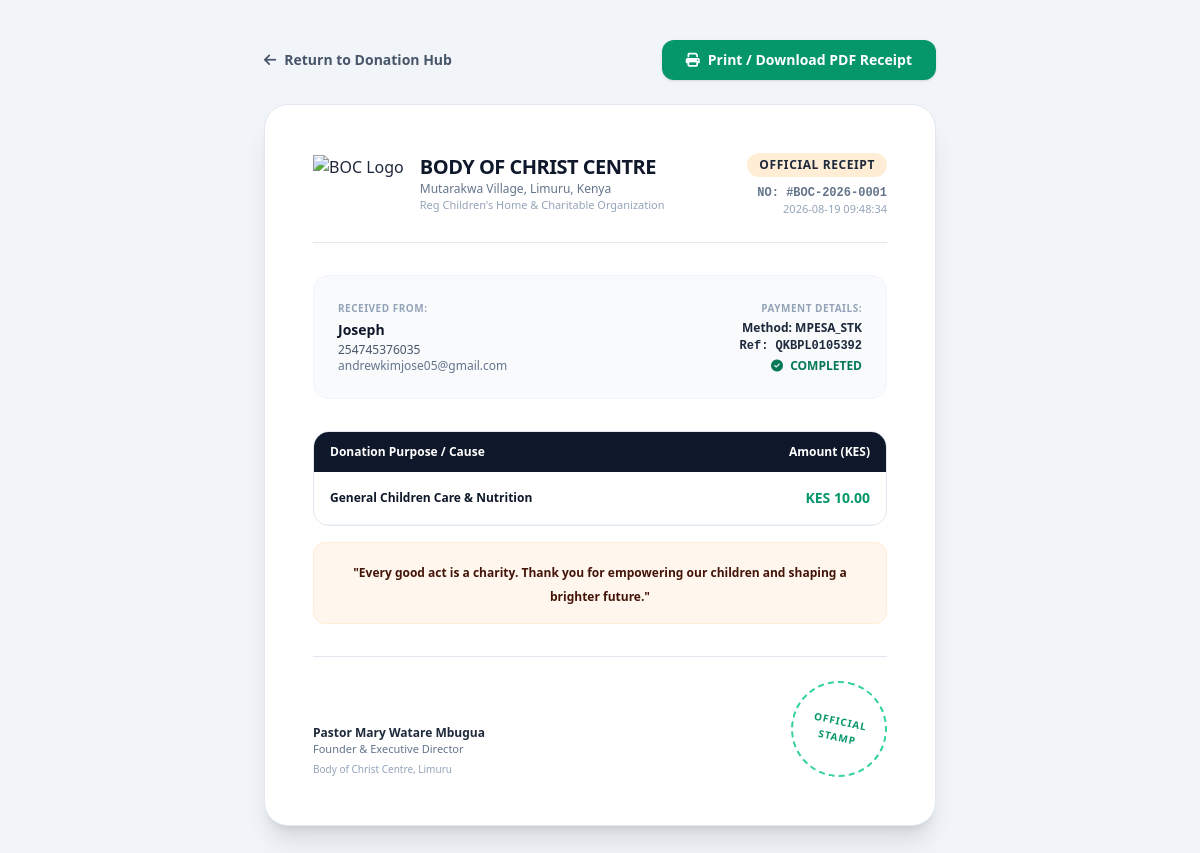
The app's page /receipt/1 with its own data.
### tables this page shows
CREATE TABLE donations (
            id INTEGER PRIMARY KEY AUTOINCREMENT,
            donor_name TEXT NOT NULL,
            donor_email TEXT,
            donor_phone TEXT NOT NULL,
            amount REAL NOT NULL,
            payment_method TEXT NOT NULL, -- 'MPESA_PAYBILL', 'BANK_TRANSFER', 'OFFLINE'
            mpesa_code TEXT UNIQUE,
            cause_title TEXT NOT NULL,
            status TEXT DEFAULT 'PENDING_VERIFICATION', -- 'VERIFIED', 'PENDING_VERIFICATION', 'FAILED'
            created_at TIMESTAMP DEFAULT CURRENT_TIMESTAMP
        , checkout_request_id TEXT);

### app.py (the view)
@app.route('/receipt/<int:donation_id>')
def view_receipt(donation_id):
    conn = get_db()
    cursor = conn.cursor()
    cursor.execute("SELECT * FROM donations WHERE id=?", (donation_id,))
    donation = cursor.fetchone()
    conn.close()
    if not donation:
        abort(404)
    return render_template('receipt.html', donation=donation)

### app.py (called while the page is built)
def get_db():
    conn = sqlite3.connect(DB_PATH)
    conn.row_factory = sqlite3.Row
    return conn

### templates/receipt.html (shortened to what this page needs)
<!DOCTYPE html>
<html lang="en">
<head>
    <script src="https://cdn.tailwindcss.com"></script>
    <link rel="stylesheet" href="https://cdnjs.cloudflare.com/ajax/libs/font-awesome/6.4.0/css/all.min.css">
</head>
<body class="bg-slate-100 min-h-screen py-10 px-4 text-slate-800 antialiased flex flex-col items-center">
    <div class="no-print max-w-2xl w-full flex justify-between items-center mb-6">
        <a href="{{ url_for('donate_page') }}" class="text-sm font-bold text-slate-600 hover:text-slate-900 flex items-center gap-2">
            <i class="fas fa-arrow-left"></i> Return to Donation Hub
        </a>
        <button onclick="window.print()" class="bg-emerald-600 hover:bg-emerald-700 text-white font-bold px-6 py-2.5 rounded-xl shadow transition flex items-center gap-2 text-sm">
            <i class="fas fa-print"></i> Print / Download PDF Receipt
        </button>
    </div>
    <div class="print-card bg-white max-w-2xl w-full p-8 md:p-12 rounded-3xl border border-slate-200 shadow-xl space-y-8 relative">
        <div class="flex justify-between items-start border-b border-slate-200 pb-6">
            <div class="flex items-center gap-4">
                <img src="https://bodyofchristcentre.co.ke/wp-content/uploads/2023/12/logo1.png" alt="BOC Logo" class="h-14 w-auto">
                <div>
                    <h1 class="text-xl font-extrabold text-slate-900 tracking-tight">BODY OF CHRIST CENTRE</h1>
                    <p class="text-xs text-slate-500 font-medium">Mutarakwa Village, Limuru, Kenya</p>
                    <p class="text-[11px] text-slate-400">Reg Children's Home & Charitable Organization</p>
                </div>
            </div>
            <div class="text-right">
                <span class="bg-orange-100 text-brand text-xs font-extrabold px-3 py-1 rounded-full uppercase tracking-wider block">Official Receipt</span>
                <span class="text-xs font-mono text-slate-500 font-bold block mt-2">NO: #BOC-2026-{{ "%04d"|format(donation.id) }}</span>
                <span class="text-[11px] text-slate-400 block">{{ donation.created_at }}</span>
            </div>
        </div>
        <div class="grid grid-cols-2 gap-6 bg-slate-50 p-6 rounded-2xl border border-slate-100 text-xs">
            <div>
                <span class="text-slate-400 font-bold uppercase tracking-wider block text-[10px]">Received From:</span>
                <span class="font-extrabold text-slate-900 text-sm mt-1 block">{{ donation.donor_name }}</span>
                <span class="text-slate-600 block mt-0.5">{{ donation.donor_phone }}</span>
                {% if donation.donor_email %}<span class="text-slate-500 block">{{ donation.donor_email }}</span>{% endif %}
            </div>
            <div class="text-right">
                <span class="text-slate-400 font-bold uppercase tracking-wider block text-[10px]">Payment Details:</span>
                <span class="font-bold text-slate-800 block text-xs mt-1">Method: {{ donation.payment_method }}</span>
                <span class="font-mono font-bold text-brand block mt-0.5">Ref: {{ donation.mpesa_code or donation.checkout_request_id or 'N/A' }}</span>
                <span class="text-emerald-700 font-bold block mt-1"><i class="fas fa-check-circle mr-1"></i> {{ donation.status }}</span>
            </div>
        </div>
        <div class="space-y-4">
            <div class="border border-slate-200 rounded-2xl overflow-hidden text-xs">
                <table class="w-full text-left">
                    <thead class="bg-slate-900 text-white font-bold">
                        <tr>
                            <th class="py-3 px-4">Donation Purpose / Cause</th>
                            <th class="py-3 px-4 text-right">Amount (KES)</th>
                        </tr>
                    </thead>
                    <tbody>
                        <tr class="border-b border-slate-100">
                            <td class="py-4 px-4 font-semibold text-slate-900">{{ donation.cause_title }}</td>
                            <td class="py-4 px-4 text-right font-extrabold text-emerald-600 text-sm">KES {{ "{:,.2f}".format(donation.amount) }}</td>
                        </tr>
                    </tbody>
                </table>
            </div>
            <div class="bg-orange-50 border border-orange-100 p-4 rounded-xl text-center">
                <span class="text-xs font-semibold text-orange-950">
                    "Every good act is a charity. Thank you for empowering our children and shaping a brighter future."
                </span>
            </div>
        </div>
        <div class="pt-6 border-t border-slate-200 flex justify-between items-end text-xs text-slate-500">
            <div>
                <span class="font-bold text-slate-800 block">Pastor Mary Watare Mbugua</span>
                <span class="text-[11px] block">Founder & Executive Director</span>
                <span class="text-[10px] text-slate-400 block mt-1">Body of Christ Centre, Limuru</span>
            </div>
            <div class="text-center">
                <div class="w-24 h-24 border-2 border-dashed border-emerald-400 rounded-full flex items-center justify-center text-[10px] font-bold text-emerald-600 uppercase tracking-widest rotate-12 mx-auto">
                    OFFICIAL<br>STAMP
                </div>
            </div>
        </div>
    </div>
</body>
</html>

### records on screen
donations: id "0001", created_at "2026-08-19 09:48:34", donor_name "Joseph", donor_phone "254745376035", donor_email "andrewkimjose05@gmail.com", payment_method "MPESA_STK", mpesa_code "QKBPL0105392", status "COMPLETED", cause_title "General Children Care & Nutrition", amount "10.00"
